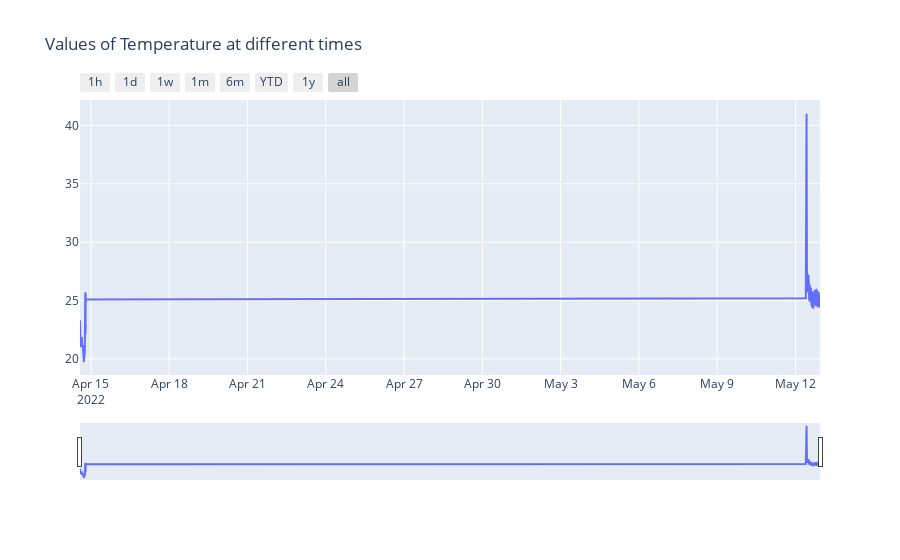

This figure's notebook cell:
### Code cell
import plotly.graph_objects as go

fig = go.Figure()

fig.add_trace(
    go.Scatter(x=list(df_all.index), y=list(df_all['Temperature'])))

# Set title
fig.update_layout(
    title_text="Values of Temperature at different times"
)

# Add range slider
fig.update_layout(
    xaxis=dict(
        rangeselector=dict(
            buttons=list([
                dict(count=1,
                     label="1h",
                     step="hour",
                     stepmode="backward"),
                dict(count=1,
                     label="1d",
                     step="day",
                     stepmode="backward"),
                dict(count=7,
                     label="1w",
                     step="day",
                     stepmode="backward"),
                dict(count=1,
                     label="1m",
                     step="month",
                     stepmode="backward"),
                dict(count=6,
                     label="6m",
                     step="month",
                     stepmode="backward"),
                dict(count=1,
                     label="YTD",
                     step="year",
                     stepmode="todate"),
                dict(count=1,
                     label="1y",
                     step="year",
                     stepmode="backward"),
                dict(step="all")
            ])
        ),
        rangeslider=dict(
            visible=True
        ),
        type="date"
    )
)

fig.show()

### Figure 1 — Plotly figure (JSON) as saved in the notebook; plotly's stock layout.template omitted (floating-point values rounded to 4 significant figures; data arrays with more than 128 entries replaced by an {"elided": "..."} marker saying what was removed)
{"data": [{"type": "scatter", "x": {"elided": "31071 str values"}, "y": {"elided": "31071 float values"}}], "layout": {"title": {"text": "Values of Temperature at different times"}, "xaxis": {"rangeselector": {"buttons": [{"count": 1, "label": "1h", "step": "hour", "stepmode": "backward"}, {"count": 1, "label": "1d", "step": "day", "stepmode": "backward"}, {"count": 7, "label": "1w", "step": "day", "stepmode": "backward"}, {"count": 1, "label": "1m", "step": "month", "stepmode": "backward"}, {"count": 6, "label": "6m", "step": "month", "stepmode": "backward"}, {"count": 1, "label": "YTD", "step": "year", "stepmode": "todate"}, {"count": 1, "label": "1y", "step": "year", "stepmode": "backward"}, {"step": "all"}]}, "rangeslider": {"visible": true}, "type": "date"}}}
